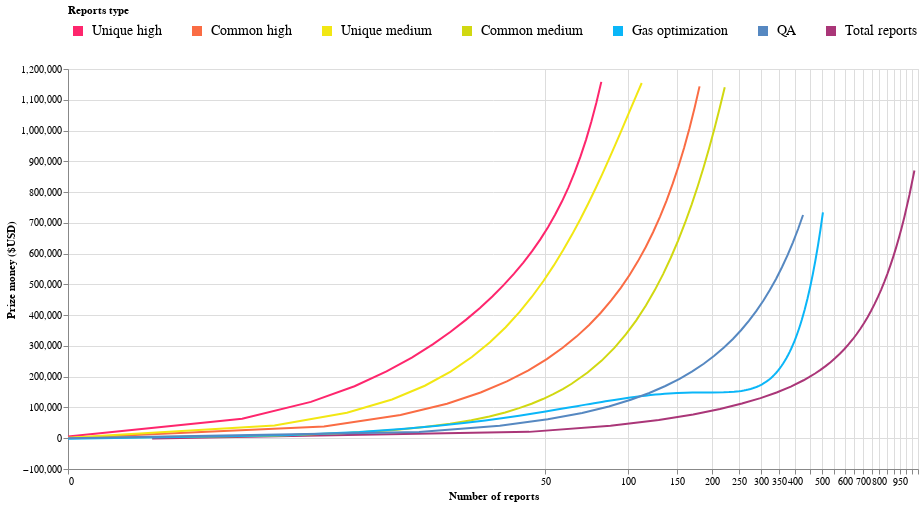

Notebook code cell kept with this figure:
### Markdown cell above
### Multi-line regression plot
For a given period, shows the correlation (via polynomial regression) between the number of reports and the prize money of a warden for each report category.

*Note that the x-axis is a logarithmic scale.*

### Code cell
base.transform_regression('value', 'prize_money', method='poly', groupby=['type']).mark_line()

### Figure 1 — Vega-Lite specification as saved in the notebook (floating-point values rounded to 4 significant figures; data arrays with more than 128 entries replaced by an {"elided": "..."} marker saying what was removed)
{"config": {"view": {"continuousWidth": 400, "continuousHeight": 300}}, "data": {"name": "data-7563a4fd03634d83e786e709120b9749"}, "mark": "line", "encoding": {"color": {"field": "type", "legend": {"labelFontSize": 14, "orient": "top", "symbolStrokeWidth": 10, "title": "Reports type", "values": ["Unique high", "Common high", "Unique medium", "Common medium", "Gas optimization", "QA", "Total reports"]}, "scale": {"domain": ["Unique high", "Common high", "Unique medium", "Common medium", "Gas optimization", "QA", "Total reports"], "range": ["#FE266D", "#FA6C44", "#F2E713", "#D1D811", "#0AB6F8", "#5688C1", "#AA3678"]}, "title": "Report type", "type": "nominal"}, "order": {"field": "order", "type": "ordinal"}, "x": {"field": "value", "scale": {"type": "symlog"}, "title": "Number of reports", "type": "quantitative"}, "y": {"field": "prize_money", "title": "Prize money ($USD)", "type": "quantitative"}}, "height": 400, "selection": {"period_selector": {"type": "single", "fields": ["period"], "bind": {"input": "select", "options": ["2022", "2021", "LAST 60 DAYS", "LAST 90 DAYS", "ALL TIME"], "name": "Select a period:"}, "init": {"period": "ALL TIME"}}}, "transform": [{"calculate": "{     'Total reports': 0,     'QA': 1,     'Gas optimization': 2,     'Common medium': 3,     'Unique medium': 4,     'Common high': 5,     'Unique high': 6}[datum.risk]", "as": "order"}, {"filter": {"selection": "period_selector"}}, {"on": "value", "regression": "prize_money", "groupby": ["type"], "method": "poly"}], "width": 850, "$schema": "https://vega.github.io/schema/vega-lite/v4.17.0.json", "datasets": {"data-7563a4fd03634d83e786e709120b9749": {"elided": "9149 records"}}}
